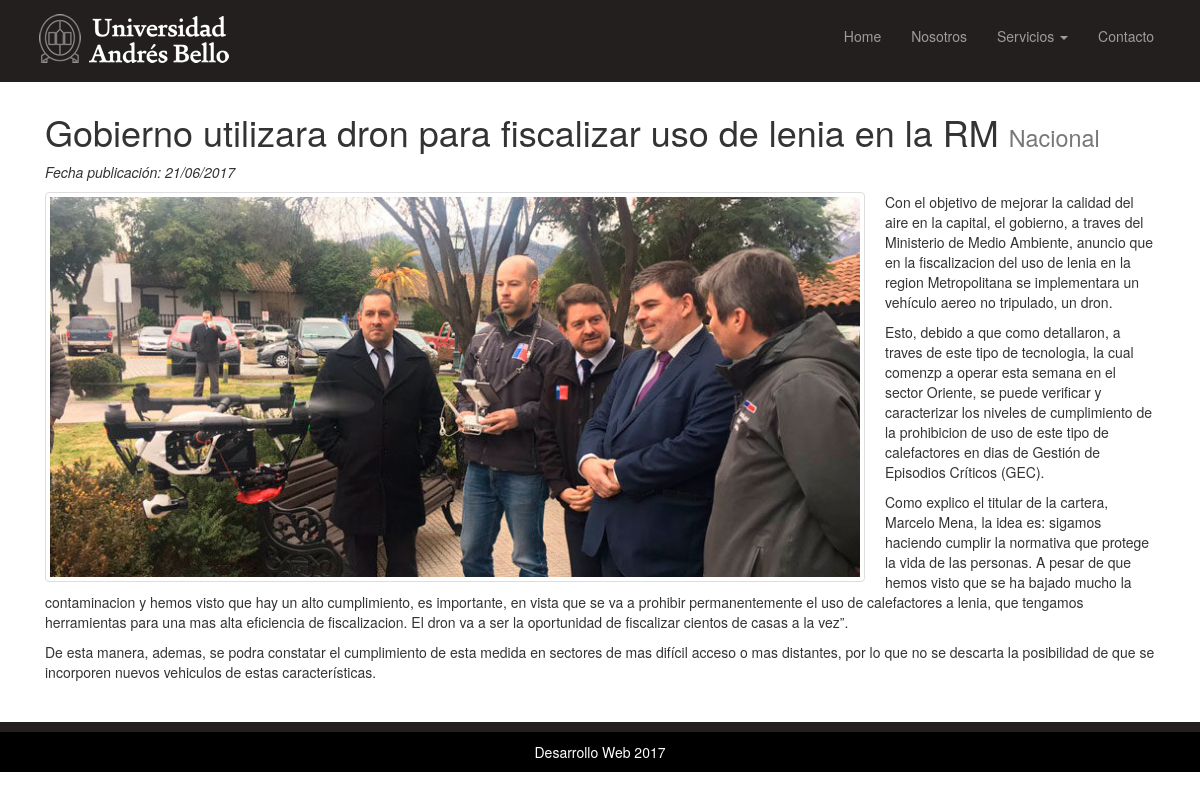
/noticia/6/, run on the app's committed database.
### portalNoti/models.py (models this page shows, shortened)
class Noticia(models.Model):
    titular = models.CharField(max_length=140)
    categoria = models.ForeignKey(Categoria)
    description = models.TextField()
    destacada = models.BooleanField(default=False)
    created = models.DateTimeField(auto_now_add=True)
    modified = models.DateTimeField(auto_now=True)
    imagen = models.ImageField(upload_to='photos')

class Categoria(models.Model):
    nombre = models.CharField(max_length=140)
    created = models.DateTimeField(auto_now_add=True)
    modified = models.DateTimeField(auto_now=True)
    def __str__(self):
        return self.nombre

### portalNoti/views.py (the view)
# urls.py: url(r'^noticia/(?P<pk>[0-9]+)/$', views.noticia_detalle, name = 'noticia_detalle'),
def noticia_detalle(request, pk):
    noticia = get_object_or_404(Noticia, pk=pk)
    template_name = 'portalNoti/noticia_detalle.html'
    return render(request, template_name, {'noticia': noticia})

### templates/portalNoti/noticia_detalle.html (shortened to what this page needs)
{% extends 'base.html' %}
{% load thumbnail %}
{% block content %}
  <section>
    <div class="container">
      <div class="col-lg-12">
        <h1> {{noticia.titular}} <small>{{noticia.categoria}}</small></h1>
        <p><em>Fecha publicación: {{noticia.created|date:"d/m/Y"}}</em></p>
        {% thumbnail noticia.imagen "200x200" crop="center" as im %}
          <img src="{{ im.url }}" width="{{ im.width }}" height="{{ im.height }}" class="img-responsive img-thumbnail pull-left img-margin-right">
        {% endthumbnail %}
        <p>{{noticia.description|linebreaks}} </p>
      </div>
    </div>
  </section>
{% endblock %}

### static/css/style.css (style rules this page uses)
.img-margin-right { margin-right: 20px; }

### data on the page
Noticia: titular "Gobierno utilizara dron para fiscalizar uso de lenia en la RM", categoria "Nacional", created "21/06/2017", description "Con el objetivo de mejorar la calidad del aire en la capital, el gobierno, a traves del Ministerio de Medio Ambiente, anuncio que en la fiscalizacion del uso de lenia en la region Metropolitana se implementara un vehículo aereo no tripulado, un dron. Esto, debido a que como detallaron, a traves de este tipo de tecnologia, la cual comenzp a operar esta semana en el sector Oriente, se puede verificar y caracterizar los niveles de cumplimiento de la prohibicion de uso de este tipo de calefactores en dias de Gestión de Episodios Críticos (GEC). Como explico el titular de la cartera, Marcelo Mena, la idea es: sigamos haciendo cumplir la normativa que protege la vida de las personas. A pesar de…"
